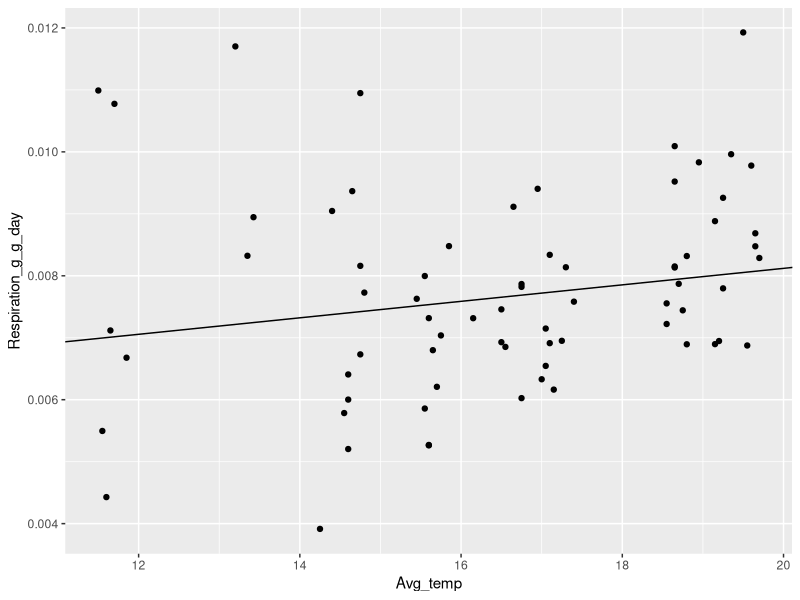
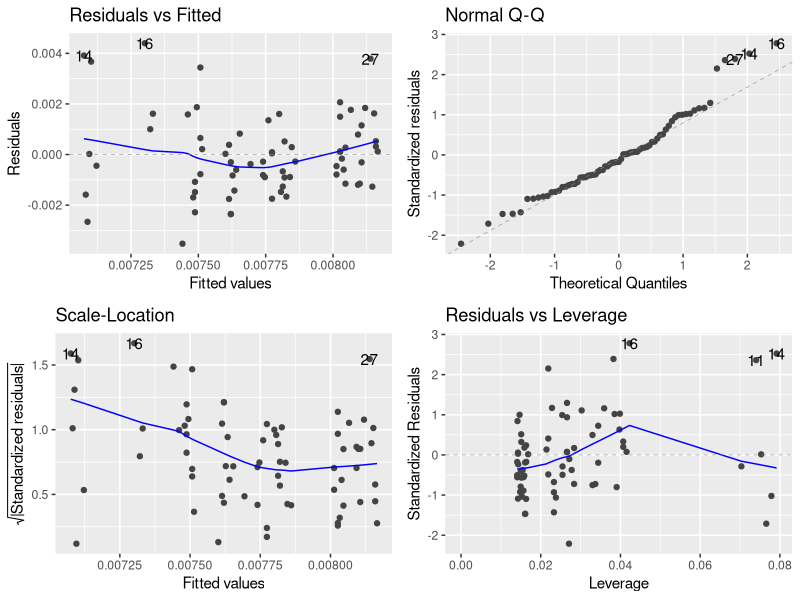
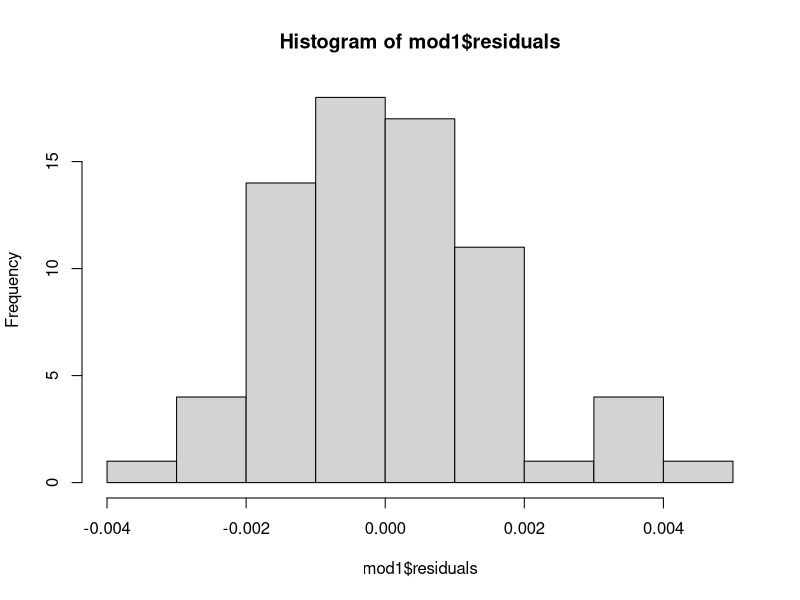
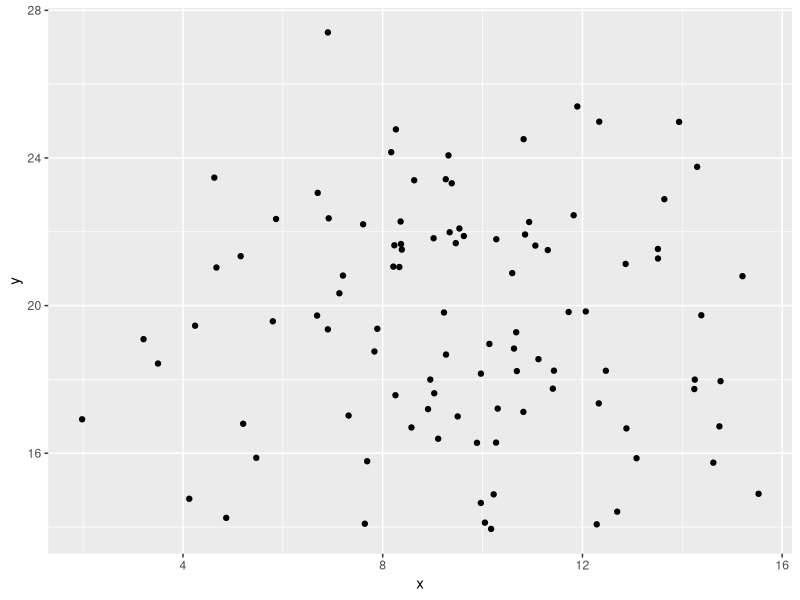
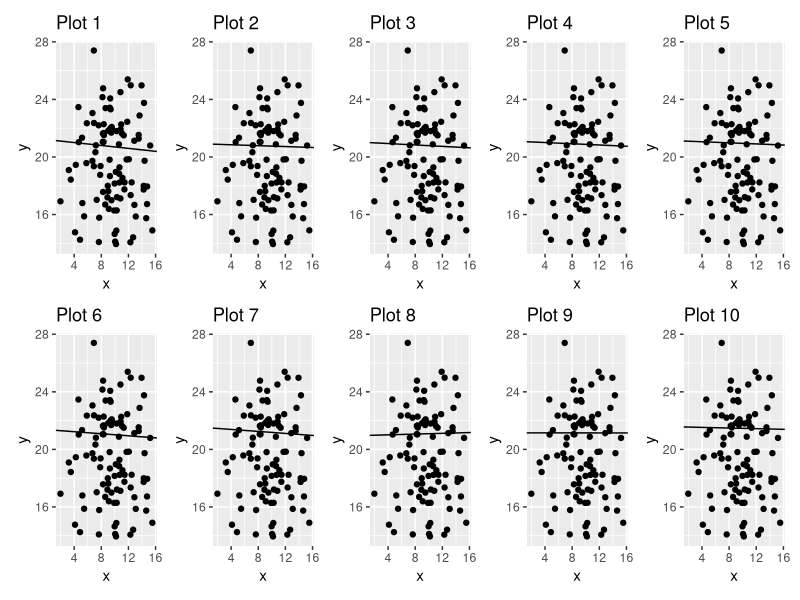
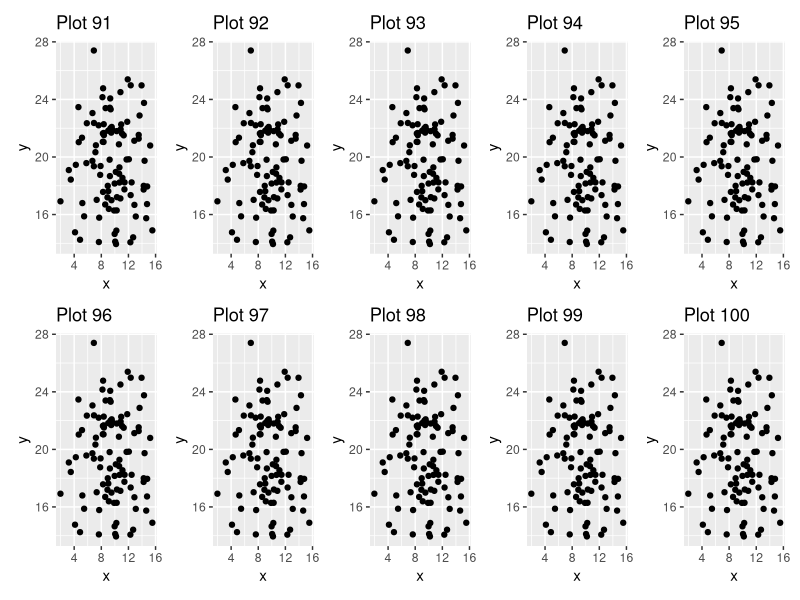

Here is the R script that generated these plots, in order:
library(tidyverse)
library(ggfortify)
library(patchwork)
data <- read.csv("Week_10/Single sheet May2023 Data.csv")
data_ito <- data %>%
  filter(Common == "Ito")
mod1 <- lm(Respiration_g_g_day ~ Avg_temp, data = data_ito)  
summary(mod1)
 ggplot(data_ito, aes(x = Avg_temp, y = Respiration_g_g_day)) + 
   geom_point() + 
   geom_abline(slope = 0.000133, intercept = 0.00546)

autoplot(mod1)
hist(mod1$residuals)
#Since our data starts and ends above our quantiles (based on our Q-Q plot),
# this indicates that our data is likely not linear, but our model
# may still be useful for modelling the center of our data.

#There may be some Independence issues based off our Fitted Values, since the
# right side of our residual plot is tighter compared to the rest of the plot.

#Our residual plot indicates that our data may not be normally distributed,
# and that it is slightly left-skewed.

median(data_ito$Respiration_g_g_day) #0.0076
quantile(data_ito$Respiration_g_g_day, 0.95) #0.01087

predict(mod1, newdata = list(Avg_temp = c(0.0076, 0.01087)),
        interval = 'prediction')
#There doesn't seem to be much difference in the prediction intervals.  The
# fitted point and the lower bound seem to be more spread than the upper
# bound, 


#### Objective 2 #########################################################

#setup of our original data
x <- rnorm(100, 10, 3)
y<- rnorm(100, 20, 3)

#creating a matrix as an easier way to store our coefficients from every iteration
term_mat <- matrix(nrow = 100, ncol = 2)

#and an model list
mods <- list()

#and a dataframe for operating withing the loop to create our models using
# y values with our randomness added to them.
df_loop <- data.frame(x = x)

#and our for loop:
for (i in 1:100) { 
  ey <- rlnorm(100, i*0.05, 0.4)
  yran <- y + ey
  df_loop$yran <- yran
  mods[[i]] <- lm(yran ~ x, data = df_loop)
  term_mat[i,1] <- summary(mods[[i]])$coefficients[1,1]
  term_mat[i,2] <- summary(mods[[i]])$coefficients[2,1]
}

#Combine all of our data into one data frame, keeping only true y and x, along
# with the slope and intercept estimates
df <- data.frame(x = x,y = y, int = term_mat[,1],
           slope = term_mat[,2])
true_mod <- lm(y~x, data = df)

#checking for fit using a plot
plot2 <- ggplot(data = df, aes(x = x, y = y)) + 
  geom_point()
plot2

#creating a list of plots to be used
plots <- vector('list', 100)

#create our plots for every estimation
for (i in 1:100) {
  plots[[i]] <- plot2 +
    geom_abline(slope = df$slope[i], intercept = df$int[i]) +
    ggtitle(paste("Plot", i))
}

#compare our first predictions which have low randomness with our last ones
# with high randomness
wrap_plots(plots[1:10], ncol = 5, nrow = 2)
wrap_plots(plots[91:100], ncol = 5, nrow = 2)


#generating our list of models
x_list <- list(x)
predict_list <- list()
for (i in 1:100){
predict_list[[i]] <- predict(mods[[i]], newdata = x_list,
        interval = 'prediction')
}

#Uncertainty in our response tends to scale a lot faster than uncertainty in our
# predictor.  Our predictions started ranging very tightly to our response, but
# slowly began increasing as our random variable increased.
true_df <- data.frame(x = x)
true_predict <- predict(true_mod, true_df, interval = 'prediction')

#each iteration of our y values slowly has a lower fraction of y values in the
# prediction range.  however, I think this is due to my own mistake in 
# calculating an uncertainty.  The uncertainty slowly grew out of proportion 
# of the original slope and intercept.

#I don't think I understand what the HW prompt was asking for in terms of setup,
# since I was ending up with lists 4mb in size.
